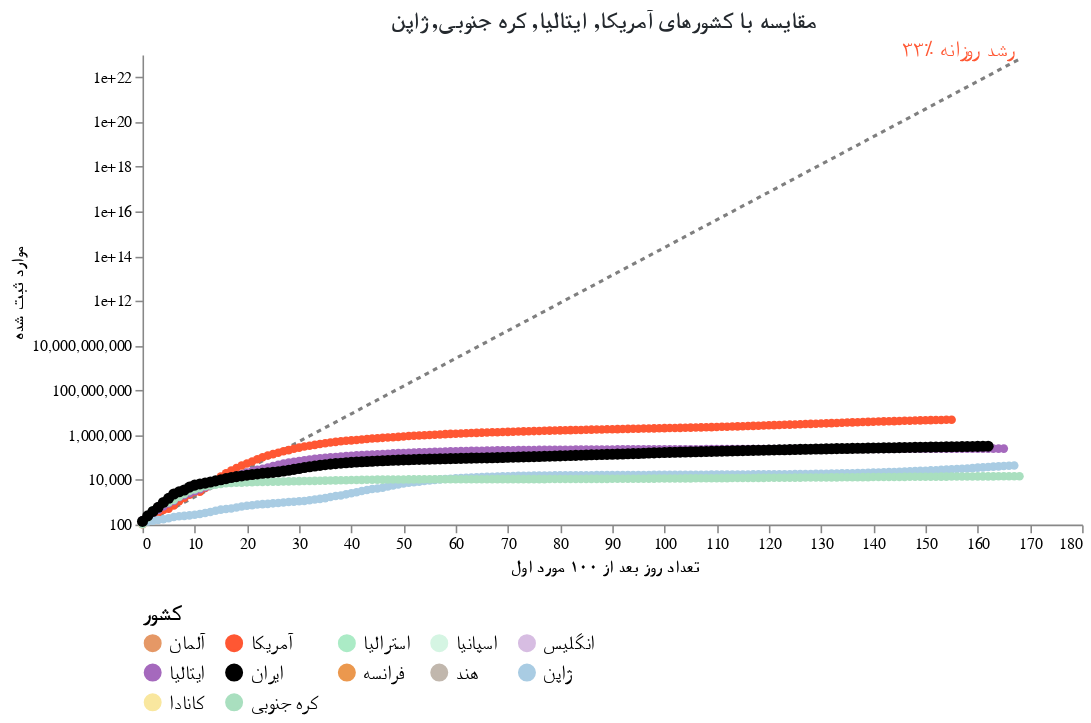

This figure's notebook cell:
### Markdown cell above
کشور مورد نظر خود را انتخاب کنید:

### Code cell
#hide_input
base = alt.Chart(dff2, width=600).encode(
    x=alt.X('Days since 100 cases:Q', axis=alt.Axis(titleFont='Tahoma', title=' تعداد روز بعد از ۱۰۰ مورد اول')),
    y=alt.Y('Confirmed Cases:Q', scale=alt.Scale(type='log'), axis=alt.Axis(titleFont='Tahoma', title='موارد ثبت شده')),
    color=alt.Color('Country:N', scale=alt.Scale(domain=color_domain, range=color_range), 
                   legend=alt.Legend(columns=5, orient='bottom',title='کشور',labelFont='Tahoma',labelFontSize=13,titleFontSize=14, titleFont='Tahoma', symbolLimit=len(color_domain))),
    tooltip=[alt.Tooltip('Country:O', title='کشور'),alt.Tooltip('Date:O', title='تاریخ'),alt.Tooltip('Confirmed Cases:O', title='موارد ثبت شده'),alt.Tooltip('Days since 100 cases:O', title=' تعداد روز بعد از ۱۰۰ مورد اول')]
)

country_selection = alt.selection_single(
    name='Select', fields=['Country'], 
    bind=alt.binding_select(options=list(sorted(set(countries) - set(baseline_countries)))),
    init={'Country': 'ایران'})

date_filter = alt.datum['Date'] >= int(max_date.timestamp() * 1000)
base2 = base.transform_filter(alt.FieldOneOfPredicate('Country', baseline_countries))
base3 = base.transform_filter(country_selection)
base4 = base3.transform_filter(date_filter)

max_day = dff2['Days since 100 cases'].max()
ref = pd.DataFrame([[x, 100*1.33**x] for x in range(max_day+1)], columns=['Days since 100 cases', 'Confirmed Cases'])
base_ref = alt.Chart(ref).encode(x='Days since 100 cases:Q', y='Confirmed Cases:Q')
base_ref_f = base_ref.transform_filter(alt.datum['Days since 100 cases'] >= max_day)

chart5 = (
 base_ref.mark_line(color='black', opacity=.5, strokeDash=[3,3]) + 
 base_ref_f.mark_text(dy=-6, align='right', fontSize=14, color='#FF5733', text='۳۳٪ رشد روزانه') + 
 base2.mark_line(point=True, tooltip=True) +
 base3.mark_line(point={'size':50}, tooltip=True) +
 base2.transform_filter(date_filter).mark_text(dy=-8, align='right').encode(text='Country:N') +
 base4.mark_text(dx=8, align='left', fontWeight='bold').encode(text='Country:N') +
 base4.mark_text(dx=8, dy=12, align='left', fontWeight='bold').encode(text='Confirmed Cases:Q')
).add_selection(country_selection).properties(
    title=f"مقایسه با کشورهای {', '.join(baseline_countries)}"
).configure_title(fontSize=15, font='Tahoma', color='#24292e').configure_axis(
    grid=False
    ).configure_view(
    strokeOpacity=0
    )
chart5

### Figure 1 — Vega-Lite specification as saved in the notebook (floating-point values rounded to 4 significant figures; data arrays with more than 128 entries replaced by an {"elided": "..."} marker saying what was removed)
{"config": {"view": {"continuousWidth": 400, "continuousHeight": 300, "strokeOpacity": 0}, "axis": {"grid": false}, "title": {"color": "#24292e", "font": "Tahoma", "fontSize": 15}}, "layer": [{"mark": {"type": "line", "color": "black", "opacity": 0.5, "strokeDash": [3, 3]}, "encoding": {"x": {"type": "quantitative", "field": "Days since 100 cases"}, "y": {"type": "quantitative", "field": "Confirmed Cases"}}, "selection": {"Select": {"type": "single", "fields": ["Country"], "bind": {"input": "select", "options": ["آلمان", "استرالیا", "اسپانیا", "انگلیس", "ایران", "فرانسه", "هند", "کانادا"]}, "init": {"Country": "ایران"}}}}, {"mark": {"type": "text", "align": "right", "color": "#FF5733", "dy": -6, "fontSize": 14, "text": "۳۳٪ رشد روزانه"}, "encoding": {"x": {"type": "quantitative", "field": "Days since 100 cases"}, "y": {"type": "quantitative", "field": "Confirmed Cases"}}, "transform": [{"filter": "(datum['Days since 100 cases'] >= 168)"}]}, {"data": {"name": "data-917e811f4b85fd990cdb20f8049a3410"}, "mark": {"type": "line", "point": true, "tooltip": true}, "encoding": {"color": {"type": "nominal", "field": "Country", "legend": {"columns": 5, "labelFont": "Tahoma", "labelFontSize": 13, "orient": "bottom", "symbolLimit": 12, "title": "کشور", "titleFont": "Tahoma", "titleFontSize": 14}, "scale": {"domain": ["آلمان", "آمریکا", "استرالیا", "اسپانیا", "انگلیس", "ایتالیا", "ایران", "فرانسه", "هند", "ژاپن", "کانادا", "کره جنوبی"], "range": ["#E59866", "#FF5733", "#ABEBC6", "#D5F5E3", "#D7BDE2", "#A569BD", "black", "#EB984E", "#C1B7AD", "#A9CCE3", "#F9E79F", "#A9DFBF"]}}, "tooltip": [{"type": "ordinal", "field": "Country", "title": "کشور"}, {"type": "ordinal", "field": "Date", "title": "تاریخ"}, {"type": "ordinal", "field": "Confirmed Cases", "title": "موارد ثبت شده"}, {"type": "ordinal", "field": "Days since 100 cases", "title": " تعداد روز بعد از ۱۰۰ مورد اول"}], "x": {"type": "quantitative", "axis": {"title": " تعداد روز بعد از ۱۰۰ مورد اول", "titleFont": "Tahoma"}, "field": "Days since 100 cases"}, "y": {"type": "quantitative", "axis": {"title": "موارد ثبت شده", "titleFont": "Tahoma"}, "field": "Confirmed Cases", "scale": {"type": "log"}}}, "transform": [{"filter": {"field": "Country", "oneOf": ["آمریکا", "ایتالیا", "کره جنوبی", "ژاپن"]}}], "width": 600}, {"data": {"name": "data-917e811f4b85fd990cdb20f8049a3410"}, "mark": {"type": "line", "point": {"size": 50}, "tooltip": true}, "encoding": {"color": {"type": "nominal", "field": "Country", "legend": {"columns": 5, "labelFont": "Tahoma", "labelFontSize": 13, "orient": "bottom", "symbolLimit": 12, "title": "کشور", "titleFont": "Tahoma", "titleFontSize": 14}, "scale": {"domain": ["آلمان", "آمریکا", "استرالیا", "اسپانیا", "انگلیس", "ایتالیا", "ایران", "فرانسه", "هند", "ژاپن", "کانادا", "کره جنوبی"], "range": ["#E59866", "#FF5733", "#ABEBC6", "#D5F5E3", "#D7BDE2", "#A569BD", "black", "#EB984E", "#C1B7AD", "#A9CCE3", "#F9E79F", "#A9DFBF"]}}, "tooltip": [{"type": "ordinal", "field": "Country", "title": "کشور"}, {"type": "ordinal", "field": "Date", "title": "تاریخ"}, {"type": "ordinal", "field": "Confirmed Cases", "title": "موارد ثبت شده"}, {"type": "ordinal", "field": "Days since 100 cases", "title": " تعداد روز بعد از ۱۰۰ مورد اول"}], "x": {"type": "quantitative", "axis": {"title": " تعداد روز بعد از ۱۰۰ مورد اول", "titleFont": "Tahoma"}, "field": "Days since 100 cases"}, "y": {"type": "quantitative", "axis": {"title": "موارد ثبت شده", "titleFont": "Tahoma"}, "field": "Confirmed Cases", "scale": {"type": "log"}}}, "transform": [{"filter": {"selection": "Select"}}], "width": 600}, {"data": {"name": "data-917e811f4b85fd990cdb20f8049a3410"}, "mark": {"type": "text", "align": "right", "dy": -8}, "encoding": {"color": {"type": "nominal", "field": "Country", "legend": {"columns": 5, "labelFont": "Tahoma", "labelFontSize": 13, "orient": "bottom", "symbolLimit": 12, "title": "کشور", "titleFont": "Tahoma", "titleFontSize": 14}, "scale": {"domain": ["آلمان", "آمریکا", "استرالیا", "اسپانیا", "انگلیس", "ایتالیا", "ایران", "فرانسه", "هند", "ژاپن", "کانادا", "کره جنوبی"], "range": ["#E59866", "#FF5733", "#ABEBC6", "#D5F5E3", "#D7BDE2", "#A569BD", "black", "#EB984E", "#C1B7AD", "#A9CCE3", "#F9E79F", "#A9DFBF"]}}, "text": {"type": "nominal", "field": "Country"}, "tooltip": [{"type": "ordinal", "field": "Country", "title": "کشور"}, {"type": "ordinal", "field": "Date", "title": "تاریخ"}, {"type": "ordinal", "field": "Confirmed Cases", "title": "موارد ثبت شده"}, {"type": "ordinal", "field": "Days since 100 cases", "title": " تعداد روز بعد از ۱۰۰ مورد اول"}], "x": {"type": "quantitative", "axis": {"title": " تعداد روز بعد از ۱۰۰ مورد اول", "titleFont": "Tahoma"}, "field": "Days since 100 cases"}, "y": {"type": "quantitative", "axis": {"title": "موارد ثبت شده", "titleFont": "Tahoma"}, "field": "Confirmed Cases", "scale": {"type": "log"}}}, "transform": [{"filter": {"field": "Country", "oneOf": ["آمریکا", "ایتالیا", "کره جنوبی", "ژاپن"]}}, {"filter": "(datum['Date'] >= 1596672000000)"}], "width": 600}, {"data": {"name": "data-917e811f4b85fd990cdb20f8049a3410"}, "mark": {"type": "text", "align": "left", "dx": 8, "fontWeight": "bold"}, "encoding": {"color": {"type": "nominal", "field": "Country", "legend": {"columns": 5, "labelFont": "Tahoma", "labelFontSize": 13, "orient": "bottom", "symbolLimit": 12, "title": "کشور", "titleFont": "Tahoma", "titleFontSize": 14}, "scale": {"domain": ["آلمان", "آمریکا", "استرالیا", "اسپانیا", "انگلیس", "ایتالیا", "ایران", "فرانسه", "هند", "ژاپن", "کانادا", "کره جنوبی"], "range": ["#E59866", "#FF5733", "#ABEBC6", "#D5F5E3", "#D7BDE2", "#A569BD", "black", "#EB984E", "#C1B7AD", "#A9CCE3", "#F9E79F", "#A9DFBF"]}}, "text": {"type": "nominal", "field": "Country"}, "tooltip": [{"type": "ordinal", "field": "Country", "title": "کشور"}, {"type": "ordinal", "field": "Date", "title": "تاریخ"}, {"type": "ordinal", "field": "Confirmed Cases", "title": "موارد ثبت شده"}, {"type": "ordinal", "field": "Days since 100 cases", "title": " تعداد روز بعد از ۱۰۰ مورد اول"}], "x": {"type": "quantitative", "axis": {"title": " تعداد روز بعد از ۱۰۰ مورد اول", "titleFont": "Tahoma"}, "field": "Days since 100 cases"}, "y": {"type": "quantitative", "axis": {"title": "موارد ثبت شده", "titleFont": "Tahoma"}, "field": "Confirmed Cases", "scale": {"type": "log"}}}, "transform": [{"filter": {"selection": "Select"}}, {"filter": "(datum['Date'] >= 1596672000000)"}], "width": 600}, {"data": {"name": "data-917e811f4b85fd990cdb20f8049a3410"}, "mark": {"type": "text", "align": "left", "dx": 8, "dy": 12, "fontWeight": "bold"}, "encoding": {"color": {"type": "nominal", "field": "Country", "legend": {"columns": 5, "labelFont": "Tahoma", "labelFontSize": 13, "orient": "bottom", "symbolLimit": 12, "title": "کشور", "titleFont": "Tahoma", "titleFontSize": 14}, "scale": {"domain": ["آلمان", "آمریکا", "استرالیا", "اسپانیا", "انگلیس", "ایتالیا", "ایران", "فرانسه", "هند", "ژاپن", "کانادا", "کره جنوبی"], "range": ["#E59866", "#FF5733", "#ABEBC6", "#D5F5E3", "#D7BDE2", "#A569BD", "black", "#EB984E", "#C1B7AD", "#A9CCE3", "#F9E79F", "#A9DFBF"]}}, "text": {"type": "quantitative", "field": "Confirmed Cases"}, "tooltip": [{"type": "ordinal", "field": "Country", "title": "کشور"}, {"type": "ordinal", "field": "Date", "title": "تاریخ"}, {"type": "ordinal", "field": "Confirmed Cases", "title": "موارد ثبت شده"}, {"type": "ordinal", "field": "Days since 100 cases", "title": " تعداد روز بعد از ۱۰۰ مورد اول"}], "x": {"type": "quantitative", "axis": {"title": " تعداد روز بعد از ۱۰۰ مورد اول", "titleFont": "Tahoma"}, "field": "Days since 100 cases"}, "y": {"type": "quantitative", "axis": {"title": "موارد ثبت شده", "titleFont": "Tahoma"}, "field": "Confirmed Cases", "scale": {"type": "log"}}}, "transform": [{"filter": {"selection": "Select"}}, {"filter": "(datum['Date'] >= 1596672000000)"}], "width": 600}], "data": {"name": "data-793ed205b35e3fb956b0de66ac14aa1b"}, "title": "مقایسه با کشورهای آمریکا, ایتالیا, کره جنوبی, ژاپن", "$schema": "https://vega.github.io/schema/vega-lite/v4.8.1.json", "datasets": {"data-793ed205b35e3fb956b0de66ac14aa1b": {"elided": "169 records"}, "data-917e811f4b85fd990cdb20f8049a3410": {"elided": "1902 records"}}}
